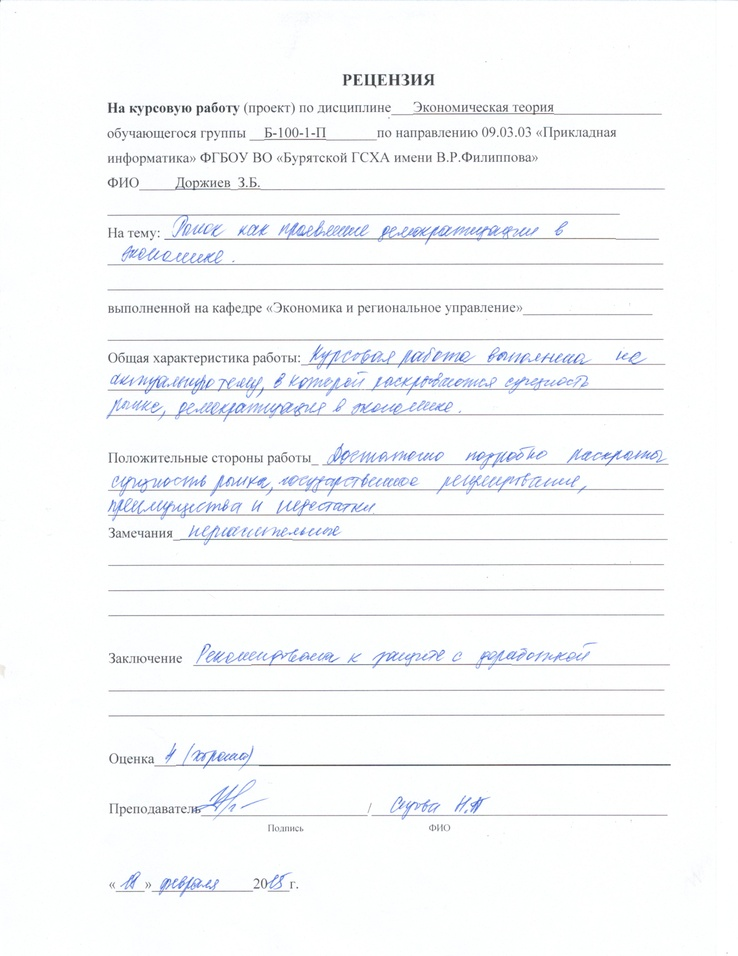
#> input picture Thingies/test_image.jpeg, 738 x 956 px, shrunk from 3400 x 4400 before the run
$ python fragment.py
#> lines starting #> are read from the running program, lines starting #| are printed output that depends on the picture; after the words box and inside, x2 and y2 are one past the last pixel; in counts of white or black regions, pixels touching at a corner belong together
import cv2
import numpy as np


def extract_text_fragments(image_path):
    # Загрузка изображения
#> called with image_path = 'test_image.jpeg'
    image = cv2.imread(image_path)
#> image is the input picture: shape (956, 738, 3); mean B, G, R 250, 248.8, 247.4

    # Преобразование изображения в оттенки серого
    gray = cv2.cvtColor(image, cv2.COLOR_BGR2GRAY)
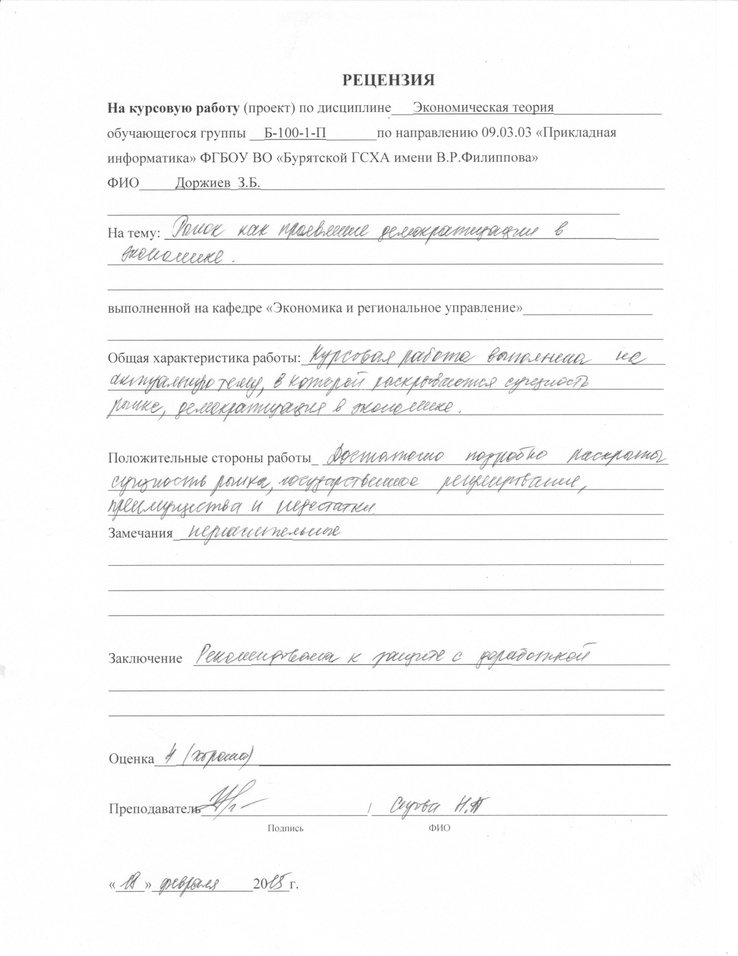
#> gray: shape (956, 738); min 42, max 255, mean 248.5

    # Бинаризация изображения для получения черно-белого изображения
    _, threshold = cv2.threshold(gray, 0, 255, cv2.THRESH_BINARY_INV + cv2.THRESH_OTSU)
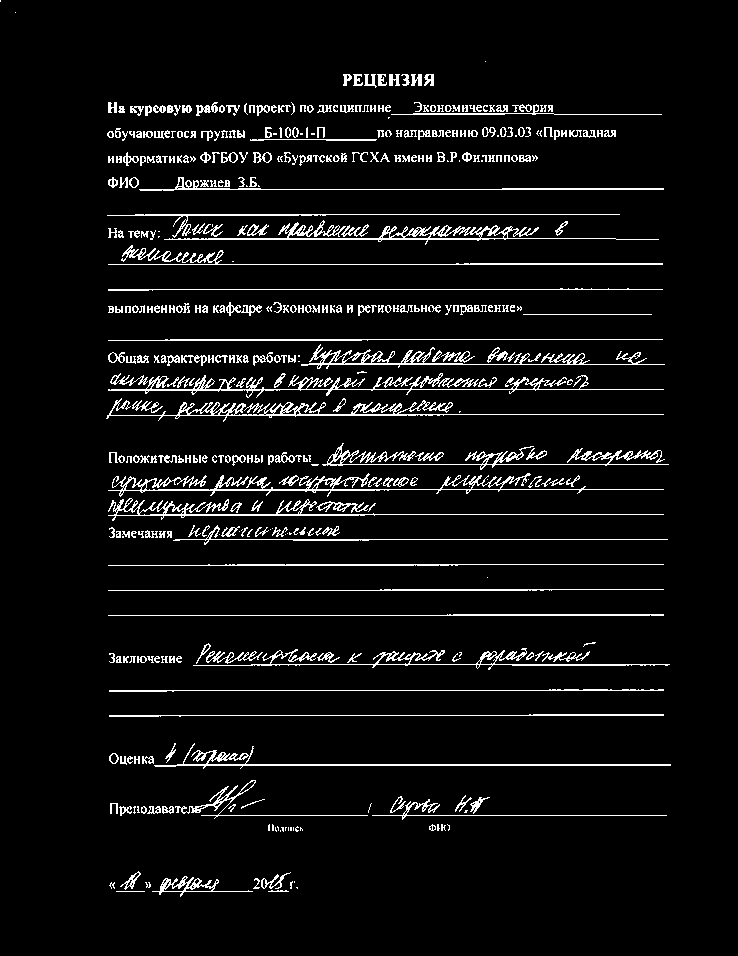
#> threshold: shape (956, 738); 6% white in thin lines or dots, all inside (x1, y1, x2, y2) = (0, 0, 671, 897)

    # Поиск контуров на изображении
    contours, _ = cv2.findContours(threshold, cv2.RETR_EXTERNAL, cv2.CHAIN_APPROX_SIMPLE)
#> contours = 435 contours, 245 with area under 20; largest, box (x1, y1, x2, y2) and area: (108, 473, 664, 497) 1725, (164, 220, 659, 245) 1720, (106, 398, 664, 422) 1626, (108, 373, 664, 398) 1425, (301, 344, 665, 369) 1280

    # Итерации по контурам
    text_fragments = []
    for contour in contours:
        # Ограничивающий прямоугольник контура
        x, y, w, h = cv2.boundingRect(contour)

        # Вырезание фрагмента с тексом из исходного изображения
        text_fragment = image[y:y + h, x:x + w]

        # Добавление фрагмента с текстом в список
        text_fragments.append(text_fragment)
#> this loop made 435 passes
#> (x, y, w, h) on passes 2, 4, 5: (268, 890, 21, 2), (145, 882, 6, 6), (109, 882, 6, 7)
#> after the loop, text_fragments = 435 items

    return text_fragments


# Пример использования
image_path = 'test_image.jpeg'  # Замените путь на путь к вашему изображению документа
text_fragments = extract_text_fragments(image_path)
#> text_fragments = 435 items

# Сохранение фрагментов с текстом в отдельные файлы
for i, fragment in enumerate(text_fragments):
    cv2.imwrite(f'text_fragment_{i}.jpg', fragment)
#> this loop made 435 passes
#> fragment on passes 6, 12: [[209, 210, 208], [166, 167, 165]], [[197, 194, 190], [194, 191, 187]]

$ run again, with Thingies/89.jpeg copied over Thingies/test_image.jpeg
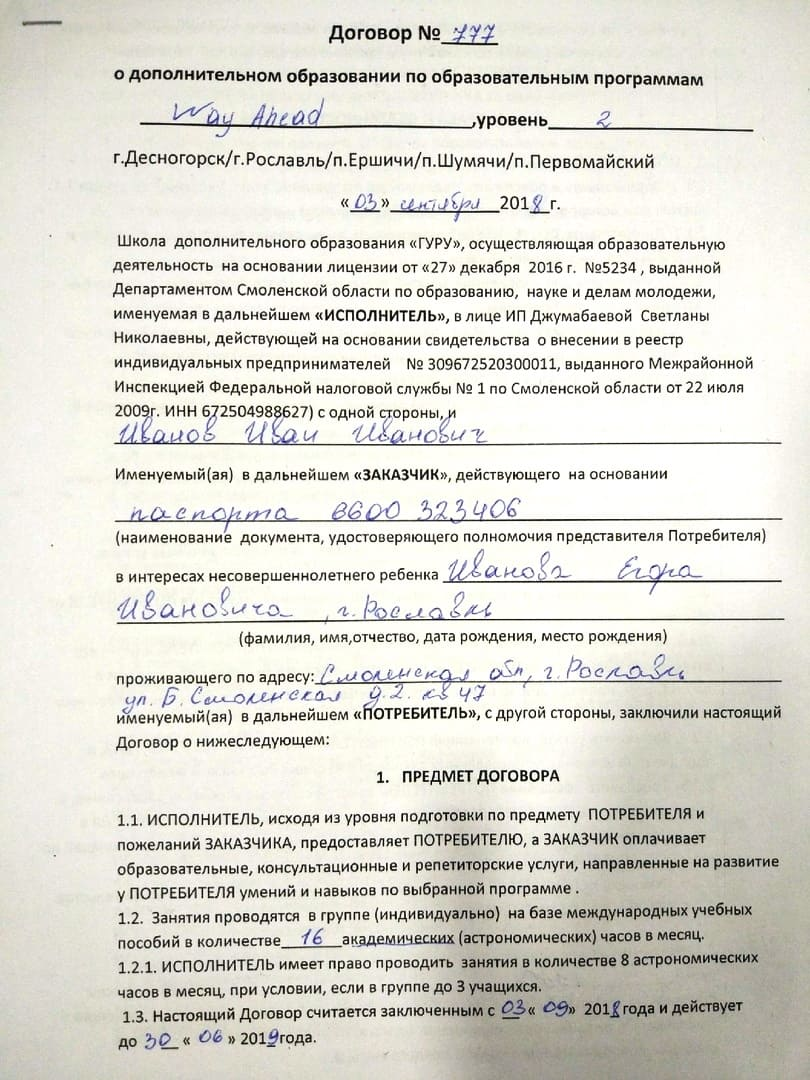
#> input picture Thingies/89.jpeg, 810 x 1080 px
#> in extract_text_fragments, image is the input picture: shape (1080, 810, 3); mean B, G, R 210.3, 218.7, 220.4
#> in extract_text_fragments, `_, threshold = cv2.threshold(gray, 0, 255, cv2.THRESH_BINARY_INV + cv2..`:
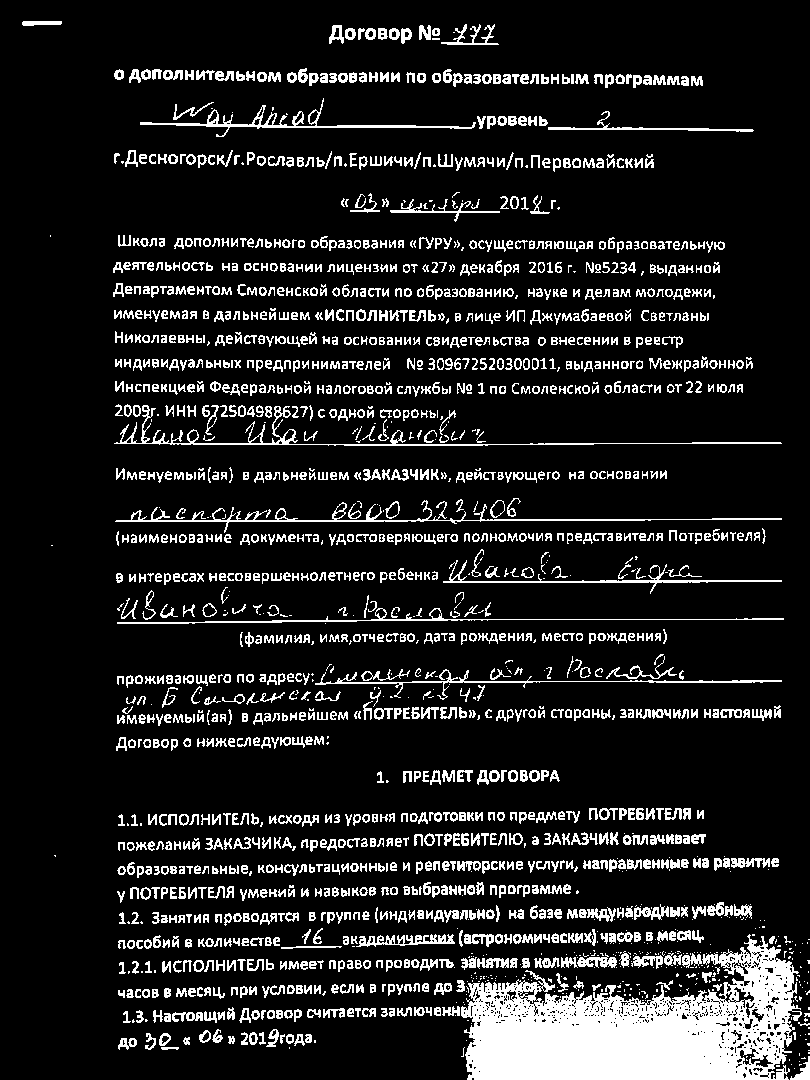
#> threshold: shape (1080, 810); 12.9% white; 1881 white regions (463 under 20 px)
#> contours = 1874 contours, 733 with area under 20; largest, box (x1, y1, x2, y2) and area: (461, 934, 802, 1080) 30050, (114, 405, 782, 446) 1308, (115, 500, 782, 533) 1231, (140, 98, 476, 137) 1139, (117, 608, 784, 624) 578
#> the loop in extract_text_fragments, `for contour in contours:` made 1874 passes
#> (x, y, w, h) on passes 8, 12, 14: (790, 1056, 20, 24), (461, 1047, 4, 10), (161, 1047, 18, 3)
#> after the loop in extract_text_fragments, `for contour in contours:`: text_fragments = 1874 items
#> the loop `for i, fragment in enumerate(text_fragments):` made 1874 passes
#> fragment on passes 1, 4, 5: [[161, 169, 176]], [[157, 167, 174]], [[161, 169, 176]]

$ run again, with Thingies/test_simple.jpeg copied over Thingies/test_image.jpeg
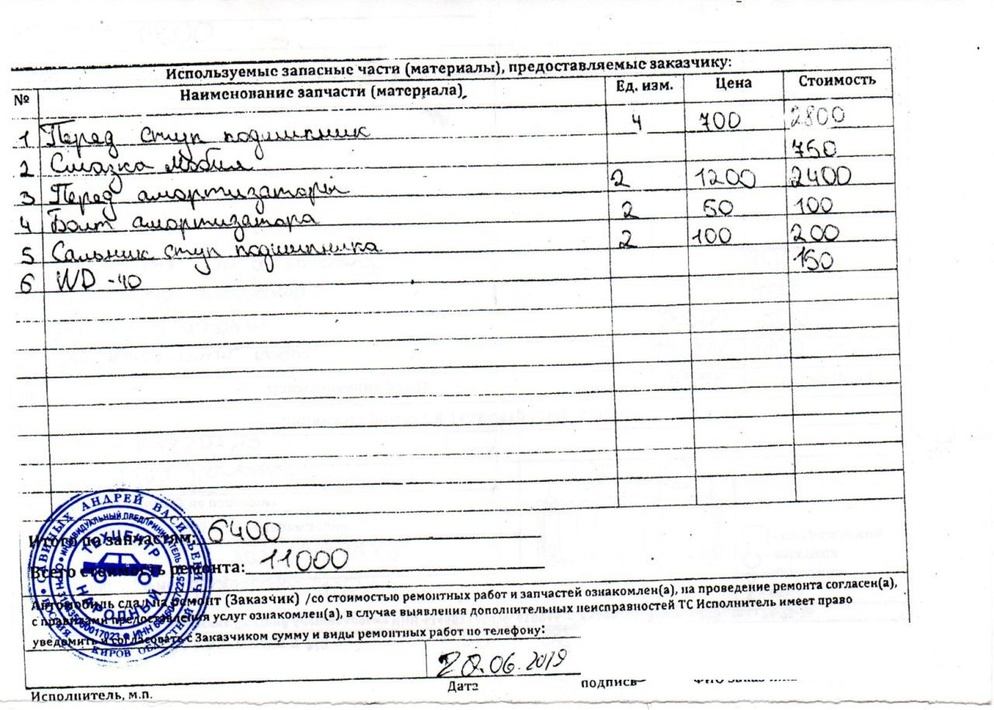
#> input picture Thingies/test_simple.jpeg, 994 x 710 px, shrunk from 1280 x 914 before the run
#> in extract_text_fragments, image is the input picture: shape (710, 994, 3); mean B, G, R 235, 234.2, 233.8
#> in extract_text_fragments, `gray = cv2.cvtColor(image, cv2.COLOR_BGR2GRAY)`:
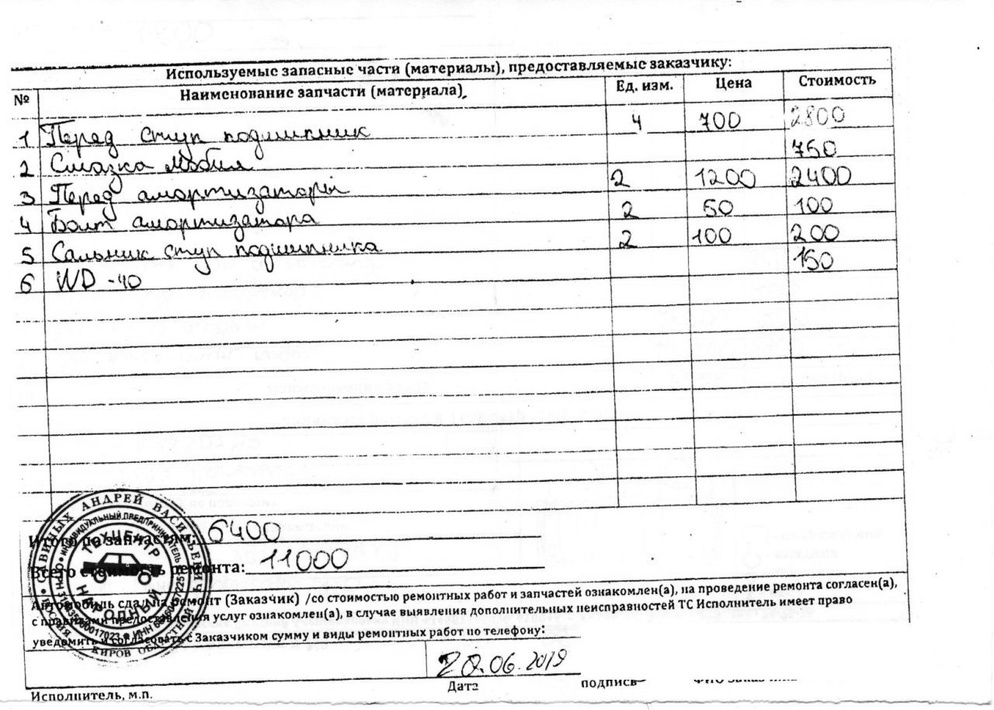
#> gray: shape (710, 994); min 0, max 255, mean 234.2
#> in extract_text_fragments, `_, threshold = cv2.threshold(gray, 0, 255, cv2.THRESH_BINARY_INV + cv2..`:
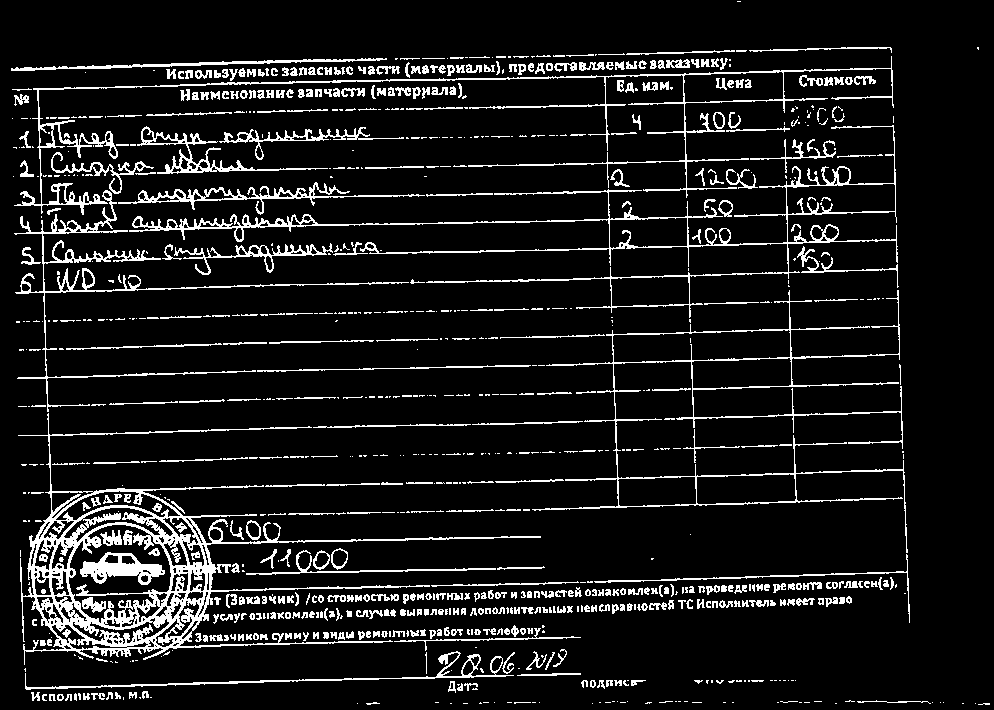
#> threshold: shape (710, 994); 9.8% white in thin lines or dots
#> contours = 857 contours, 568 with area under 20; largest, box (x1, y1, x2, y2) and area: (18, 413, 541, 665) 26520, (532, 290, 908, 553) 14192, (129, 125, 898, 318) 11237, (14, 56, 894, 215) 5704, (14, 190, 409, 412) 2058
#> the loop in extract_text_fragments, `for contour in contours:` made 857 passes
#> (x, y, w, h) on passes 1, 18, 24: (978, 703, 12, 2), (645, 702, 7, 2), (514, 702, 17, 2)
#> after the loop in extract_text_fragments, `for contour in contours:`: text_fragments = 857 items
#> the loop `for i, fragment in enumerate(text_fragments):` made 857 passes
#> fragment on passes 2 to 4: [[163, 166, 171]], [[159, 162, 167], [160, 163, 168]], [[158, 160, 160], [150, 152, 153]]
